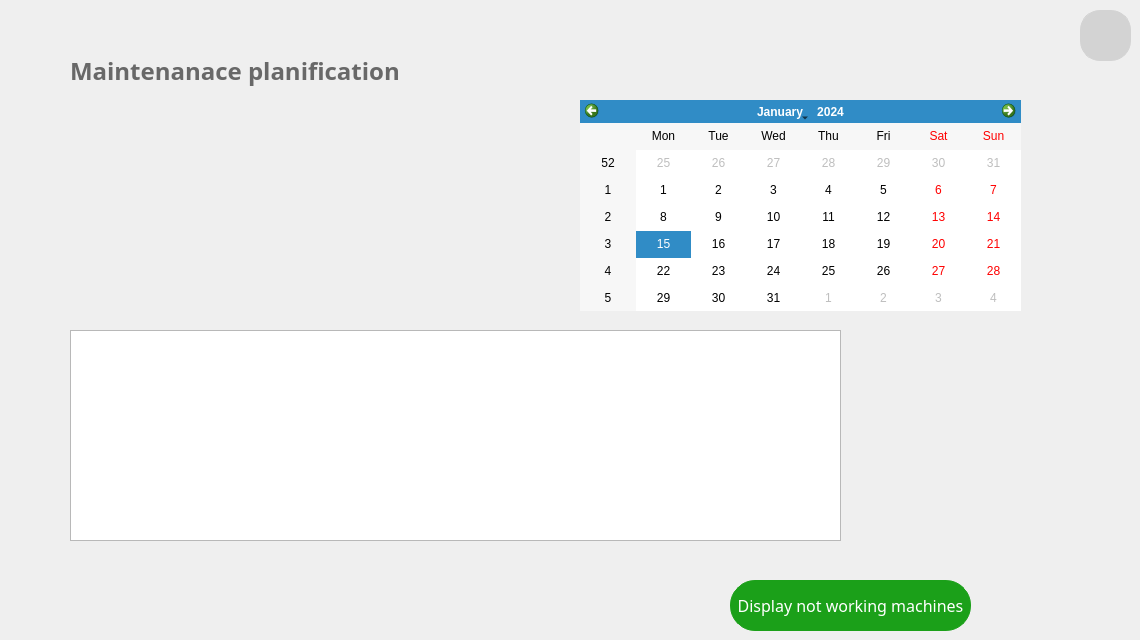
     <widget class="QWidget" name="page_14">
      <widget class="QTableView" name="tableView_5">
       <property name="geometry">
        <rect>
         <x>70</x>
         <y>330</y>
         <width>771</width>
         <height>211</height>
        </rect>
       </property>
      </widget>
      <widget class="QLabel" name="Title_15">
       <property name="geometry">
        <rect>
         <x>70</x>
         <y>50</y>
         <width>381</width>
         <height>41</height>
        </rect>
       </property>
       <property name="font">
        <font>
         <family>Lexend</family>
         <pointsize>18</pointsize>
         <bold>true</bold>
        </font>
       </property>
       <property name="styleSheet">
        <string notr="true">color: rgb(104, 104, 104);
border:none;</string>
       </property>
       <property name="text">
        <string>Maintenanace planification</string>
       </property>
      </widget>
      <widget class="QPushButton" name="buttonBackFromMaintenance">
       <property name="geometry">
        <rect>
         <x>1080</x>
         <y>10</y>
         <width>51</width>
         <height>51</height>
        </rect>
       </property>
       <property name="styleSheet">
        <string notr="true">background:#D3D3D3;
border-radius: 20px;
border: 1px solid;
border-color:#D3D3D3;
</string>
       </property>
       <property name="text">
        <string/>
       </property>
       <property name="icon">
        <iconset resource="resources.qrc">
         <normaloff>:/images/arrow1.png</normaloff>:/images/arrow1.png</iconset>
       </property>
       <property name="iconSize">
        <size>
         <width>30</width>
         <height>30</height>
        </size>
       </property>
      </widget>
      <widget class="QPushButton" name="pushButton_32">
       <property name="geometry">
        <rect>
         <x>730</x>
         <y>580</y>
         <width>241</width>
         <height>51</height>
        </rect>
       </property>
       <property name="styleSheet">
        <string notr="true">*{
border-radius:25px;
color:white;
font-family: Lexend;
font-size:16px;
border-color: rgb(27, 160, 25);
border-width : 1.2px;
border-style:solid;
background-color:#1ba019;
}
QPushButton:hover
{
background:#013220;
color:white;
border-left:3px solid white ; 
border-color:none;
border-radius:25px;
}
QPushButton:pressed
{
background:#013220;
color:white;
border-radius:25px;
font-family: Lexend;
font-size:16px;
border-left:3.2px solid white ; 


/*background: qlineargradient(x1: 0, y1: 0, x2: 0, y2: 1,
                                stop: 0 #ffffff, stop: 1 #dcdcdc);*/
}</string>
       </property>
       <property name="text">
        <string>Display not working machines</string>
       </property>
       <property name="iconSize">
        <size>
         <width>200</width>
         <height>200</height>
        </size>
       </property>
      </widget>
      <widget class="QCalendarWidget" name="calendarWidget_4">
       <property name="geometry">
        <rect>
         <x>580</x>
         <y>100</y>
         <width>441</width>
         <height>211</height>
        </rect>
       </property>
      </widget>
     </widget>
